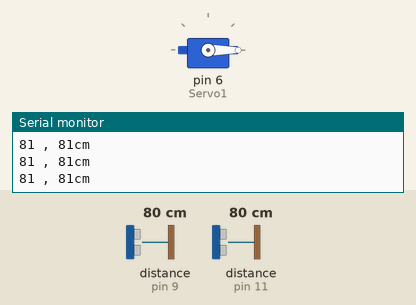
A sketch run on a simulated Arduino Uno, built with avr-gcc and run on an emulated ATmega328P. Parts: servo, the last lines printed to the serial monitor. The inputs (shaded band) are chosen by the test bench; at power-on: distance to the obstacle (sensors on pin 11, pin 9) 80 cm. The echo pulse lasts 58.3 µs per cm.

Above: at 1.8 s.
1.9 s: distance to the obstacle (sensor on pin 11) set to 53 cm
3.4 s: distance to the obstacle (sensor on pin 11) set to 46 cm
At 3.8 s:
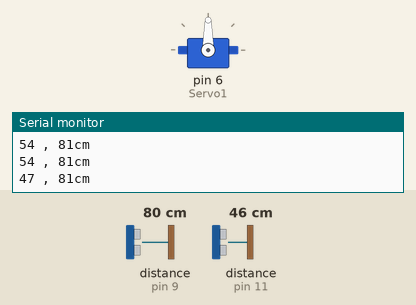
5.0 s: distance to the obstacle (sensor on pin 9) set to 54 cm
7.2 s: distance to the obstacle (sensor on pin 9) set to 45 cm
At 8.4 s:
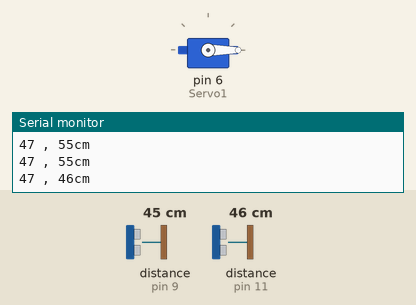
10.3 s: distance to the obstacle (sensor on pin 9) set to 60 cm
At 11.8 s:
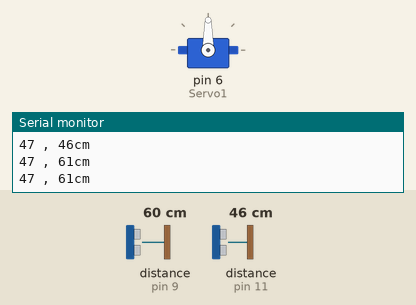
12.1 s: distance to the obstacle (sensor on pin 9) set to 2 cm
At 13.9 s:
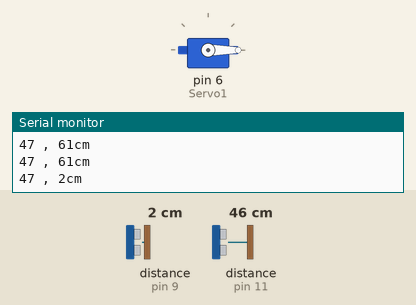
Timing chart, 0 to 16.2 s (numbered marks = the images above; inputs shaded):
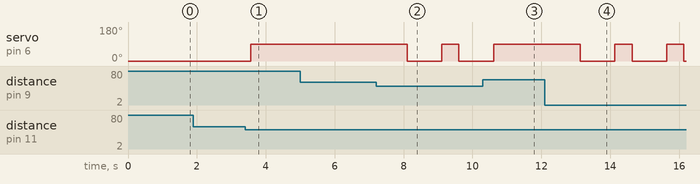

Measured:
- the behaviour switches between 49 and 48 cm on distance to the obstacle (sensor on pin 11) (found by bisection; images 0 and 1)
- the behaviour switches between 49 and 48 cm on distance to the obstacle (sensor on pin 9) (found by bisection; images 1 and 2)
- after the input at 3.4 s, servo on pin 6 (Servo1): 0° → 90° after 0.17 s
- after the input at 7.2 s, servo on pin 6 (Servo1): 90° → 0° after 0.90 s, → 90° 1.0 s later, → 0° 0.50 s later
- after the input at 10.3 s, servo on pin 6 (Servo1): goes on until 10.6 s, then stays 90°
- after the input at 12.1 s, servo on pin 6 (Servo1): alternates 90° for 0.50 s and 0° for 1.0 s, starting after 1.0 s

The sketch:

dors.ino
```cpp
#include <NewPing.h>
#include <Servo.h>

//ultra masuk
#define TRIGGER_PIN  12
#define ECHO_PIN     11
//ultra keluar
#define TRIGGER_PIN2  10
#define ECHO_PIN2     9

Servo Servo1;
NewPing sonar(TRIGGER_PIN, ECHO_PIN);
NewPing sonar2(TRIGGER_PIN2, ECHO_PIN2);

void setup() {
  Serial.begin(9600);
  Servo1.attach(6);
  Servo1.write(0);
}

void loop() {
  delay(500);
  int SNS = sonar.ping_cm();
  int SNS1 = sonar2.ping_cm();
  Serial.print(SNS);
  Serial.print(" , ");
  Serial.print(SNS1);
  Serial.println("cm");
   if (SNS < 50) {
      Servo1.write(90);
      delay(500);
    }
    if (SNS1 < 50) {
      Servo1.write(0);
      delay(500);
    }
}
//5v tengah, gnd coklat, pin orange
```
